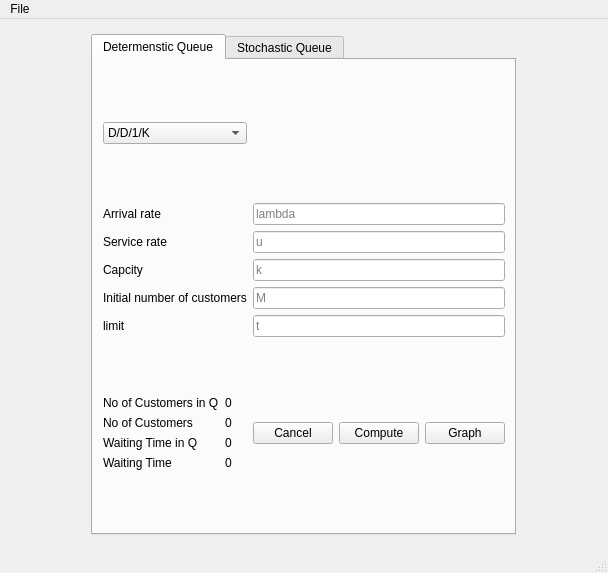
<?xml version="1.0" encoding="UTF-8"?>
<ui version="4.0">
 <class>MainWindow</class>
 <widget class="QMainWindow" name="MainWindow">
  <property name="geometry">
   <rect>
    <x>0</x>
    <y>0</y>
    <width>608</width>
    <height>573</height>
   </rect>
  </property>
  <property name="windowTitle">
   <string>MainWindow</string>
  </property>
  <widget class="QWidget" name="centralwidget">
   <layout class="QHBoxLayout" name="horizontalLayout">
    <item>
     <layout class="QVBoxLayout" name="verticalLayout">
      <item>
       <layout class="QHBoxLayout" name="horizontalLayout_3"/>
      </item>
      <item>
       <widget class="QTabWidget" name="determenstic_queue">
        <property name="sizePolicy">
         <sizepolicy hsizetype="Maximum" vsizetype="Maximum">
          <horstretch>1</horstretch>
          <verstretch>1</verstretch>
         </sizepolicy>
        </property>
        <property name="minimumSize">
         <size>
          <width>0</width>
          <height>501</height>
         </size>
        </property>
        <property name="maximumSize">
         <size>
          <width>16777215</width>
          <height>501</height>
         </size>
        </property>
        <property name="currentIndex">
         <number>0</number>
        </property>
        <widget class="QWidget" name="widget">
         <property name="sizePolicy">
          <sizepolicy hsizetype="Maximum" vsizetype="Maximum">
           <horstretch>1</horstretch>
           <verstretch>1</verstretch>
          </sizepolicy>
         </property>
         <attribute name="title">
          <string>Determenstic Queue</string>
         </attribute>
         <layout class="QGridLayout" name="gridLayout_3">
          <property name="leftMargin">
           <number>10</number>
          </property>
          <item row="0" column="0">
           <widget class="QComboBox" name="comboBox">
            <item>
             <property name="text">
              <string>D/D/1/K</string>
             </property>
            </item>
           </widget>
          </item>
          <item row="1" column="0">
           <layout class="QGridLayout" name="gridLayout">
            <item row="4" column="0">
             <widget class="QLabel" name="label">
              <property name="text">
               <string>limit </string>
              </property>
             </widget>
            </item>
            <item row="3" column="0">
             <widget class="QLabel" name="initial_no_of_customers">
              <property name="text">
               <string>Initial number of customers</string>
              </property>
             </widget>
            </item>
            <item row="1" column="0">
             <widget class="QLabel" name="service_rate">
              <property name="text">
               <string>Service rate</string>
              </property>
             </widget>
            </item>
            <item row="0" column="0">
             <widget class="QLabel" name="arrival_rate">
              <property name="text">
               <string>Arrival rate</string>
              </property>
             </widget>
            </item>
            <item row="2" column="0">
             <widget class="QLabel" name="system_capacity">
              <property name="text">
               <string>Capcity</string>
              </property>
             </widget>
            </item>
           </layout>
          </item>
          <item row="2" column="1">
           <layout class="QHBoxLayout" name="horizontalLayout_4">
            <item>
             <widget class="QPushButton" name="cancel">
              <property name="text">
               <string>Cancel</string>
              </property>
             </widget>
            </item>
            <item>
             <widget class="QPushButton" name="compute_deterministic">
              <property name="text">
               <string>Compute</string>
              </property>
             </widget>
            </item>
            <item>
             <widget class="QPushButton" name="make_graph">
              <property name="text">
               <string>Graph</string>
              </property>
             </widget>
            </item>
           </layout>
          </item>
          <item row="1" column="1">
           <layout class="QGridLayout" name="gridLayout_2">
            <item row="1" column="0">
             <widget class="QLineEdit" name="input_service_rate">
              <property name="placeholderText">
               <string>u</string>
              </property>
             </widget>
            </item>
            <item row="2" column="0">
             <widget class="QLineEdit" name="input_capcity">
              <property name="placeholderText">
               <string>k</string>
              </property>
             </widget>
            </item>
            <item row="4" column="0">
             <widget class="QLineEdit" name="input_limit">
              <property name="placeholderText">
               <string>t</string>
              </property>
             </widget>
            </item>
            <item row="3" column="0">
             <widget class="QLineEdit" name="input_intial_no_of_customers">
              <property name="placeholderText">
               <string>M</string>
              </property>
             </widget>
            </item>
            <item row="0" column="0">
             <widget class="QLineEdit" name="input_arrival_rate">
              <property name="placeholderText">
               <string>lambda</string>
              </property>
             </widget>
            </item>
           </layout>
          </item>
          <item row="2" column="0">
           <layout class="QHBoxLayout" name="horizontalLayout_5">
            <item>
             <layout class="QVBoxLayout" name="verticalLayout_3">
              <item>
               <widget class="QLabel" name="labe">
                <property name="text">
                 <string>No of Customers in Q</string>
                </property>
               </widget>
              </item>
              <item>
               <widget class="QLabel" name="label_16">
                <property name="text">
                 <string>No of Customers </string>
                </property>
               </widget>
              </item>
              <item>
               <widget class="QLabel" name="label_15">
                <property name="text">
                 <string>Waiting Time in Q</string>
                </property>
               </widget>
              </item>
              <item>
               <widget class="QLabel" name="label_14">
                <property name="text">
                 <string>Waiting Time</string>
                </property>
               </widget>
              </item>
             </layout>
            </item>
            <item>
             <layout class="QVBoxLayout" name="verticalLayout_5">
              <item>
               <widget class="QLabel" name="no_of_customers_in_q">
                <property name="text">
                 <string>0</string>
                </property>
               </widget>
              </item>
              <item>
               <widget class="QLabel" name="no_of_customers">
                <property name="text">
                 <string>0</string>
                </property>
               </widget>
              </item>
              <item>
               <widget class="QLabel" name="waiting_time_in_q">
                <property name="text">
                 <string>0</string>
                </property>
               </widget>
              </item>
              <item>
               <widget class="QLabel" name="waiting_time">
                <property name="text">
                 <string>0</string>
                </property>
               </widget>
              </item>
             </layout>
            </item>
           </layout>
          </item>
         </layout>
         <zorder>comboBox</zorder>
         <zorder></zorder>
         <zorder></zorder>
         <zorder>horizontalLayoutWidget_2</zorder>
        </widget>
        <widget class="QWidget" name="widget_2">
         <attribute name="title">
          <string>Stochastic Queue</string>
         </attribute>
         <layout class="QGridLayout" name="gridLayout_5">
          <item row="2" column="1">
           <layout class="QHBoxLayout" name="horizontalLayout_25">
            <item>
             <layout class="QVBoxLayout" name="verticalLayout_4">
              <item>
               <widget class="QLabel" name="av_no_of_customers_in_q">
                <property name="text">
                 <string>0</string>
                </property>
               </widget>
              </item>
              <item>
               <widget class="QLabel" name="av_no_of_customers_in_system">
                <property name="text">
                 <string>0</string>
                </property>
               </widget>
              </item>
              <item>
               <widget class="QLabel" name="av_waiting_time_in_q">
                <property name="text">
                 <string>0</string>
                </property>
               </widget>
              </item>
              <item>
               <widget class="QLabel" name="av_waiting_time_in_system">
                <property name="text">
                 <string>0</string>
                </property>
               </widget>
              </item>
             </layout>
            </item>
            <item>
             <widget class="QPushButton" name="cancel_sto">
              <property name="text">
               <string>Cancel</string>
              </property>
             </widget>
            </item>
            <item>
             <widget class="QPushButton" name="compute_stochastic_queue">
              <property name="text">
               <string>Compute</string>
              </property>
             </widget>
            </item>
           </layout>
          </item>
          <item row="2" column="0">
           <layout class="QHBoxLayout" name="horizontalLayout_2">
            <item>
             <layout class="QVBoxLayout" name="verticalLayout_2">
              <item>
               <widget class="QLabel" name="label_3">
                <property name="text">
                 <string>No of Customers in Q</string>
                </property>
               </widget>
              </item>
              <item>
               <widget class="QLabel" name="label_4">
                <property name="text">
                 <string>No of Customers in System</string>
                </property>
               </widget>
              </item>
              <item>
               <widget class="QLabel" name="label_2">
                <property name="text">
                 <string>Waiting Time in Q</string>
                </property>
               </widget>
              </item>
              <item>
               <widget class="QLabel" name="label_5">
                <property name="text">
                 <string>Waiting Time in System</string>
                </property>
               </widget>
              </item>
             </layout>
            </item>
           </layout>
          </item>
          <item row="0" column="0">
           <widget class="QComboBox" name="comboBox_7">
            <item>
             <property name="text">
              <string>MM1</string>
             </property>
            </item>
            <item>
             <property name="text">
              <string>MM1k</string>
             </property>
            </item>
            <item>
             <property name="text">
              <string>MMc</string>
             </property>
            </item>
            <item>
             <property name="text">
              <string>MMck</string>
             </property>
            </item>
           </widget>
          </item>
          <item row="1" column="0">
           <layout class="QGridLayout" name="gridLayout_4">
            <item row="2" column="0">
             <widget class="QLabel" name="label_10">
              <property name="text">
               <string>System Capacity</string>
              </property>
             </widget>
            </item>
            <item row="0" column="0">
             <widget class="QLabel" name="label_9">
              <property name="text">
               <string>Mean Arrival Rate</string>
              </property>
             </widget>
            </item>
            <item row="3" column="0">
             <widget class="QLabel" name="label_7">
              <property name="text">
               <string>No of Servers</string>
              </property>
             </widget>
            </item>
            <item row="1" column="0">
             <widget class="QLabel" name="label_8">
              <property name="text">
               <string>Mean Service Rate</string>
              </property>
             </widget>
            </item>
           </layout>
          </item>
          <item row="1" column="1">
           <layout class="QVBoxLayout" name="verticalLayout_6">
            <item>
             <widget class="QLineEdit" name="mean_arrival_rate">
              <property name="placeholderText">
               <string>lambda</string>
              </property>
             </widget>
            </item>
            <item>
             <widget class="QLineEdit" name="mean_service_rate">
              <property name="placeholderText">
               <string>u</string>
              </property>
             </widget>
            </item>
            <item>
             <widget class="QLineEdit" name="system_capacity">
              <property name="placeholderText">
               <string>k</string>
              </property>
             </widget>
            </item>
            <item>
             <widget class="QLineEdit" name="no_of_servers">
              <property name="placeholderText">
               <string>c</string>
              </property>
             </widget>
            </item>
           </layout>
          </item>
         </layout>
        </widget>
       </widget>
      </item>
     </layout>
    </item>
   </layout>
  </widget>
  <widget class="QMenuBar" name="menubar">
   <property name="geometry">
    <rect>
     <x>0</x>
     <y>0</y>
     <width>608</width>
     <height>22</height>
    </rect>
   </property>
   <widget class="QMenu" name="menuTab1">
    <property name="title">
     <string>File</string>
    </property>
   </widget>
   <addaction name="menuTab1"/>
  </widget>
  <widget class="QStatusBar" name="statusbar"/>
 </widget>
 <resources/>
 <connections/>
</ui>
